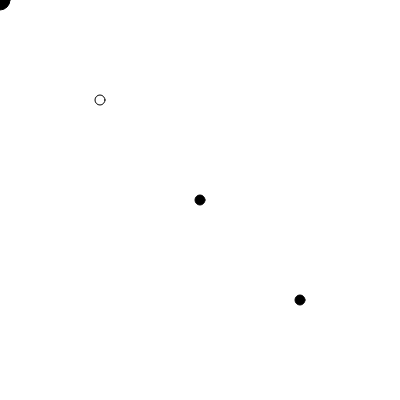
Frame 1 (no input)
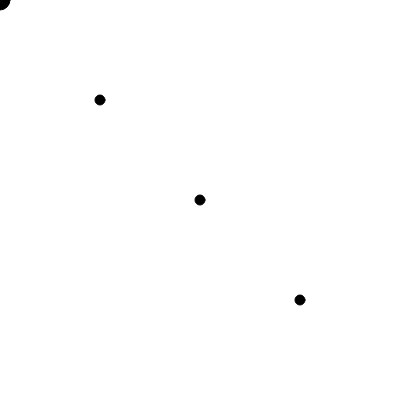
Frame 60 (no input)
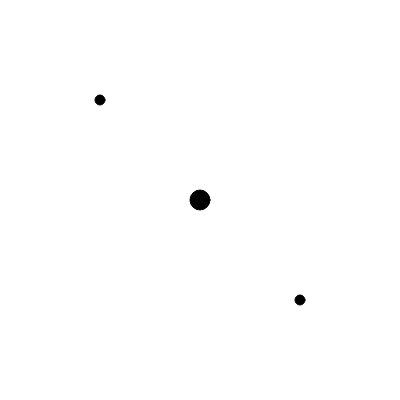
Frame 120 (the mouse pressed at the canvas centre since frame 60)

The p5.js sketch that drew these frames (run headless with seeded random() and noise() and a simulated clock; from frame 60 on, the mouse is pressed at the canvas centre):

// p5.js sketch
// ── sketch.js
var hitzone3 = false;

function setup() {
   // put setup code here
   createCanvas(400, 400);

   //calling the function; it will respond with whatever is in the function
   hello();
   goodbye("anika");
   goodbye("max");
}

function draw() {
   // put drawing code here
   // frameRate(1); //drawing one draw loop per second; can cause lag since the code is only going 1 time per second

   background(255);

   if (circleHitzone(100, 100) == true) {
      //the order of the parameters is important
      circleColor(random(width), random(height), random(0, 200), random(255), random(255), random(255));

      //drawing 500 circles per draw loop
      for (var i = 0; i < 500; i++) {
         circleColor(random(width), random(height), random(0, 200), random(255), random(255), random(255));
      }
   }

   fill("black");
   ellipse(mouseX, mouseY, 20, 20);

   console.log(circleHitzone(200, 200));

   circleHitzone(300, 300);
   if (hitzone3 == true) {
      rect(100, 100, 100, 100);
   } //allowing us to see the circle


} //end of draw loop

function mousePressed() {
   if (circleHitzone(300, 300) == true) {
      // rect(100,100,100,100);
      hitzone3 = true;
   } else {
      hitzone3 = false;
   } // allowing us to use/call on the circle 
}

//creating our own functions
//try to avoid names that are related to p5/javascript language
function hello() {
   //giving the framework for when you call the function, it will actually work
   console.log("hello");
}

//the variable message is a parameter
//creating a variable in the parenthesis, you are creating a variable which is only available in this function
function goodbye(message) {
   console.log("goodbye " + message);
}


//variable declaration
function circleColor(xpos, ypos, csize, r, g, b) {
   //these variables are used within the function; the function is the organism which can take care of itself

   //this is the usage
   fill(r, g, b);
   ellipse(xpos, ypos, csize, csize);
}

function circleHitzone(distX, distY) {
   //the distance function takes 2 points; the distance between the mouse and a second location - based on this you get a result
   var curDist = dist(mouseX, mouseY, distX, distY);
   // console.log("curDist " + curDist);
   ellipse(distX, distY, 10, 10);


   // return curDist;

   //when over the hitzone the value returned is true, if outside of the hitzone, the return is false
   if (curDist < 10) {
      return true;
   } else {
      return false;
   }
} // end of circlehitzone function
